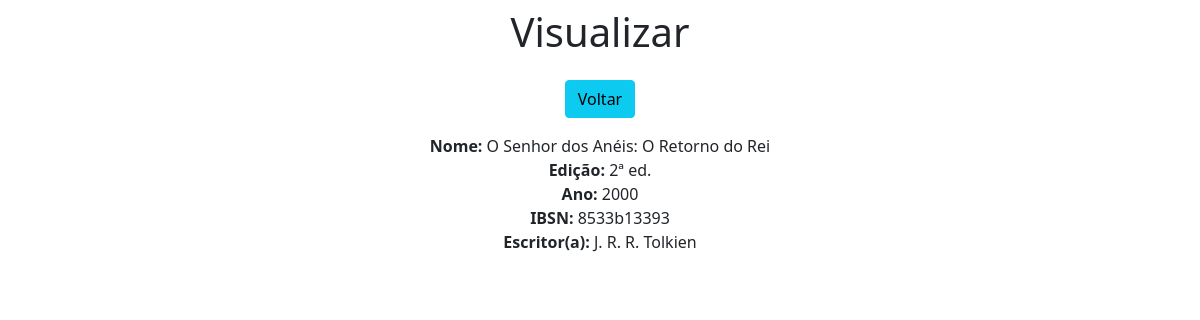
Screenshot of /view/1/ with the database file from the repository.
### app/models.py (models this page shows)
class Livro(models.Model):
    nome = models.CharField(max_length=50)
    edicao = models.CharField(max_length=30)
    ano = models.IntegerField()
    ibsn = models.CharField(max_length=13)
    escritor = models.ForeignKey(Escritor, on_delete=CASCADE, null=True)
    estante = models.ForeignKey(Estante, on_delete=CASCADE, null=True)

class Escritor(models.Model):
    nome = models.CharField(max_length=50)
    area_atuacao = models.CharField(max_length=50)

### app/views.py (the view)
# urls.py: path('view/<int:pk>/', view, name='view'),
def view(request, pk):
    data = {}
    data['db'] = Livro.objects.get(pk=pk)
    return render(request, 'view.html', data)

### app/templates/view.html (shortened to what this page needs)
<!DOCTYPE html>
<html lang="pt-br">
    <head>
        <link rel="stylesheet" href="https://cdn.jsdelivr.net/npm/bootstrap@5.1.3/dist/css/bootstrap.min.css" rel="stylesheet">
    </head>
    <body>
        <div class="col-8 m-auto pt-2 pb-2 text-center">
            <h1>
                Visualizar
            </h1>
        </div>
        <div class="col-8 m-auto pt-2 pb-2 text-center">
            <a href="/" class="btn btn-info">
                Voltar
            </a>
        </div>
        <div class="col-8 m-auto pt-2 pb-2 text-center">
            <strong>Nome: </strong>{{db.nome}}<br>
            <strong>Edição: </strong>{{db.edicao}}<br>
            <strong>Ano: </strong>{{db.ano}}<br>
            <strong>IBSN: </strong>{{db.ibsn}}<br>
            <strong>Escritor(a): </strong>{{db.escritor.nome}}<br>
        </div>
    </body>
</html>

### rows the page displays
Livro: nome "O Senhor dos Anéis: O Retorno do Rei", edicao "2ª ed.", ano "2000", ibsn "8533b13393", escritor.nome "J. R. R. Tolkien"
